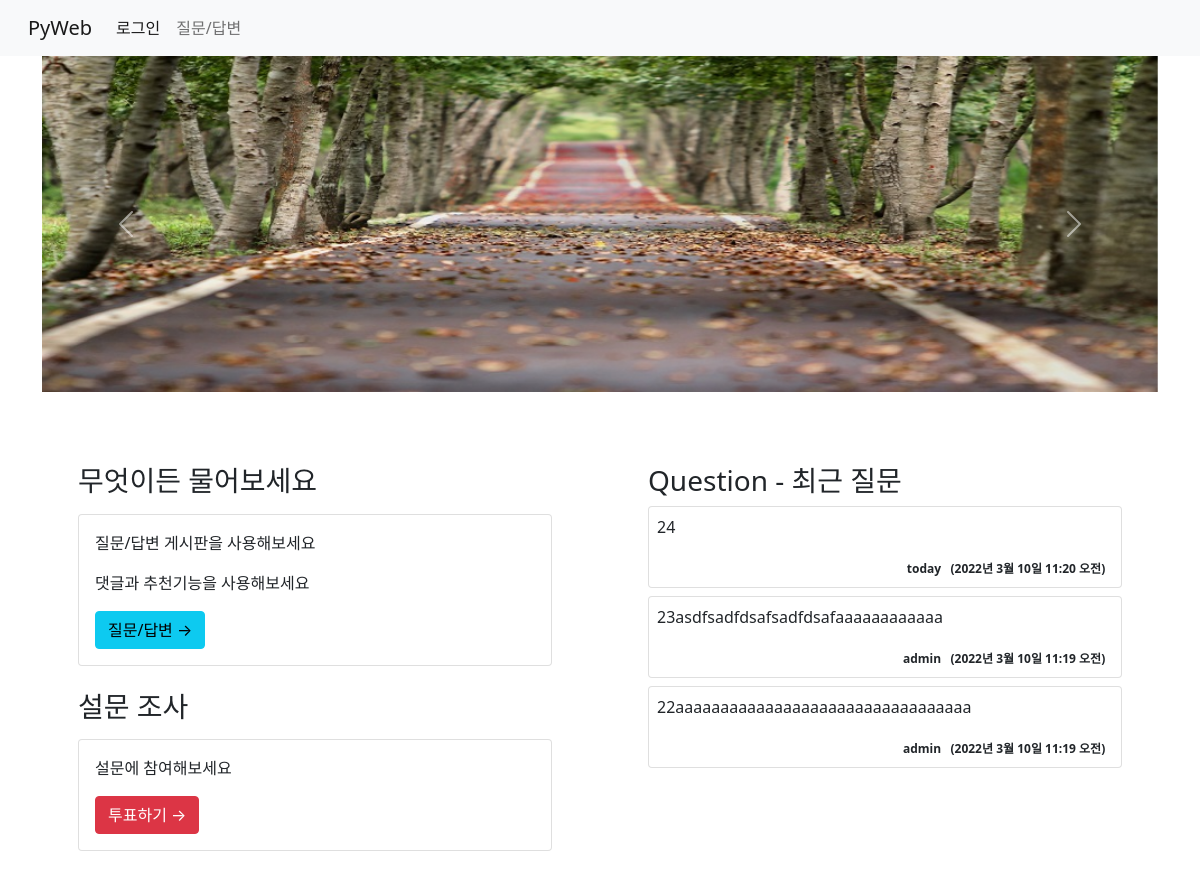
The page / on the database its author committed.
### board/models.py (models this page shows, shortened)
class Question(models.Model):
    subject = models.CharField(max_length=200)
    content = models.TextField()
    create_date = models.DateTimeField()                            # 반드시 있어야 함(NOT NULL)
    modify_date = models.DateTimeField(null=True, blank=True)       # null 허용, blank - 폼 데이터 null
    author = models.ForeignKey(User, on_delete=models.CASCADE)      # user의 username과 외래키 설정

### board/views.py (the view)
# urls.py: path('', views.index, name='index'),                        # 127.0.0.1:8000/board/
def index(request):
    question_list = Question.objects.order_by('-pk')[:3]
    context = {'question_list':question_list}
    return render(request, 'board/index.html', context)

### templates/board/index.html (shortened to what this page needs)
{% extends 'base.html' %}
{% load static %}
{% block content %}
<div class="container">
    <div id="carouselExampleControls" class="carousel slide" data-bs-ride="carousel">
        <div class="carousel-inner">
            <div class="carousel-item active">
                <img src="{% static 'board/images/bg0.jpg' %}" class="d-block w-100" alt="...">
            </div>
        </div>
        <button class="carousel-control-prev" type="button" data-bs-target="#carouselExampleControls" data-bs-slide="prev">
            <span class="carousel-control-prev-icon" aria-hidden="true"></span>
        </button>
        <button class="carousel-control-next" type="button" data-bs-target="#carouselExampleControls" data-bs-slide="next">
            <span class="carousel-control-next-icon" aria-hidden="true"></span>
        </button>
    </div>
    <div class="row">
        <div class="col-6 p-5">
            <h3 class="mt-4">무엇이든 물어보세요</h3>
            <div class="card my-3">
                <div class="card-body">
                    <p>질문/답변 게시판을 사용해보세요</p>
                    <p>댓글과 추천기능을 사용해보세요</p>
                    <a href="{% url 'board:boardlist' %}" class="btn btn-info">질문/답변 &rarr;</a>
                </div>
            </div>
            <h3 class="mt-4">설문 조사</h3>
            <div class="card my-3">
                <div class="card-body">
                    <p>설문에 참여해보세요</p>
                    <a href="{% url 'board:boardlist' %}" class="btn btn-danger">투표하기 &rarr;</a>
                </div>
            </div>
        </div>
        <div class="col-6 p-5">
            <h3 class="mt-4">Question - 최근 질문</h3>
            {% for question in question_list %}
            <div class="card my-2">
                <div class="card-body p-2">
                    <p>
                        <a href="{% url 'board:detail' question.id %}" class="text-dark text-decoration-none">
                            {{ question.subject }}
                        </a>
                    </p>
                    <div class="card-text text-right">
                        <span class="badge text-dark">
                            {{ question.author }}&nbsp; &nbsp;({{ question.create_date }})
                        </span>
                    </div>
                </div>
            </div>
            {% endfor %}
        </div>
    </div>
</div>
{% endblock %}

### rows shown on the page
Question: subject "24", author "today", create_date "2022년 3월 10일 11:20 오전"
Question: subject "23asdfsadfdsafsadfdsafaaaaaaaaaaaa", author "admin", create_date "2022년 3월 10일 11:19 오전"
Question: subject "22aaaaaaaaaaaaaaaaaaaaaaaaaaaaaaaaa", author "admin", create_date "2022년 3월 10일 11:19 오전"
